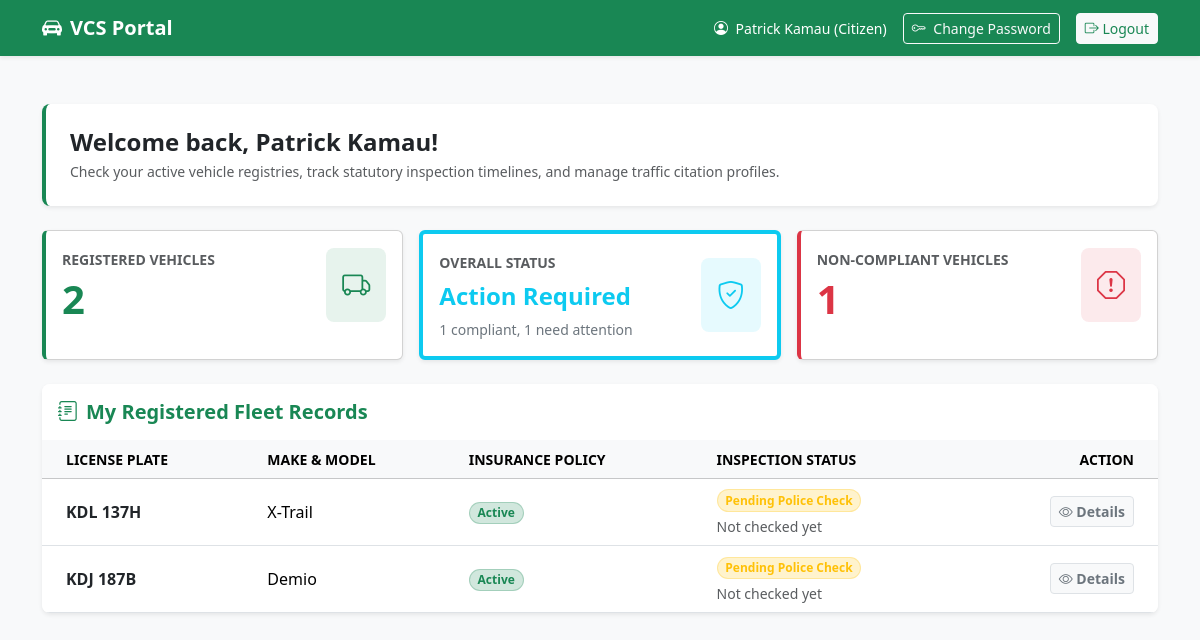
/views/citizen_portal.php (signed in), run on the app's committed database.
### tables this page shows
CREATE TABLE IF NOT EXISTS vehicles (
    vehicle_id INT AUTO_INCREMENT PRIMARY KEY,
    owner_id INT NOT NULL,
    plate_number VARCHAR(50) NOT NULL,
    make VARCHAR(100) NOT NULL,
    model VARCHAR(100) NOT NULL,
    year INT NOT NULL,
    inspection_status VARCHAR(30) NOT NULL DEFAULT 'Pending Police Check',
    inspection_checked_at DATETIME NULL,
    inspection_checked_by INT NULL,
    created_at TIMESTAMP DEFAULT CURRENT_TIMESTAMP,
    CONSTRAINT fk_vehicles_owner
        FOREIGN KEY (owner_id) REFERENCES users(user_id)
        ON DELETE CASCADE
    ,
    CONSTRAINT fk_vehicles_inspection_checked_by
        FOREIGN KEY (inspection_checked_by) REFERENCES users(user_id)
        ON DELETE SET NULL
);

### views/citizen_portal.php (the view, shortened to what this page needs)
<?php
require_once '../config/db.php';
$user_id = (int) $_SESSION['user_id'];
$user_name = $_SESSION['name'] ?? 'Citizen';
$changePasswordUrl = '/views/change_password.php';
$logoutUrl = '/backend/logout.php';
$vehicles = [];
$total_vehicles = 0;
$fully_compliant_vehicles = 0;
$non_compliant_vehicles = 0;
$overall_status_label = 'No Vehicles Found';
function inspectionBadgeClass($status)
{
    $normalized = strtolower(trim((string) $status));
    if ($normalized === 'pending police check') {
        return 'bg-warning-subtle text-warning border border-warning border-opacity-25';
    }
    return 'bg-secondary-subtle text-secondary border border-secondary border-opacity-25';
}
try {
    $stmt = $pdo->prepare(
        "SELECT v.*, checker.name AS inspection_checked_by_name
         FROM vehicles v
         LEFT JOIN users checker ON checker.user_id = v.inspection_checked_by
         WHERE v.owner_id = :user_id
         ORDER BY v.vehicle_id ASC"
    );
    $stmt->execute(['user_id' => $user_id]);
    $vehicles = $stmt->fetchAll();
    $total_vehicles = count($vehicles);
    $complianceStmt = $pdo->prepare(
        "SELECT
            SUM(
                CASE
                    WHEN c.insurance_status = 'Valid'
                     AND c.licence_status = 'Valid'
                     AND c.registration_status = 'Valid'
                    THEN 1
                    ELSE 0
                END
            ) AS fully_compliant_count,
            SUM(
                CASE
                    WHEN c.vehicle_id IS NULL
                      OR c.insurance_status <> 'Valid'
                      OR c.licence_status <> 'Valid'
                      OR c.registration_status <> 'Valid'
                    THEN 1
                    ELSE 0
                END
            ) AS non_compliant_count
        FROM vehicles v
        LEFT JOIN compliance_records c ON c.vehicle_id = v.vehicle_id
        WHERE v.owner_id = :user_id"
    );
    $complianceStmt->execute(['user_id' => $user_id]);
    $complianceSummary = $complianceStmt->fetch() ?: [];
    $fully_compliant_vehicles = (int) ($complianceSummary['fully_compliant_count'] ?? 0);
    $non_compliant_vehicles = (int) ($complianceSummary['non_compliant_count'] ?? 0);
    if ($total_vehicles === 0) {
        $overall_status_label = 'No Vehicles Found';
    } elseif ($non_compliant_vehicles > 0) {
        $overall_status_label = 'Action Required';
    } else {
        $overall_status_label = 'Fully Compliant';
    }
} catch (\PDOException $e) {
    $vehicles = [];
}
?>
<!DOCTYPE html>
<html lang="en">
<head>
    <link href="https://cdn.jsdelivr.net/npm/bootstrap@5.3.2/dist/css/bootstrap.min.css" rel="stylesheet">
    <link href="https://cdn.jsdelivr.net/npm/bootstrap-icons@1.11.1/font/bootstrap-icons.css" rel="stylesheet">
</head>
<body>
    <nav class="navbar navbar-expand-lg navbar-dark bg-success shadow-sm">
        <div class="container">
            <a class="navbar-brand text-white" href="#"><i class="bi bi-car-front-fill me-2"></i>VCS Portal</a>
            <div class="collapse navbar-collapse justify-content-end" id="navbarNav">
                <div class="d-flex align-items-center text-white gap-3">
                    <span class="small"><i class="bi bi-person-circle me-1"></i> <?php echo htmlspecialchars($user_name); ?> (Citizen)</span>
                    <a href="<?php echo htmlspecialchars($changePasswordUrl); ?>" class="btn btn-outline-light btn-sm">
                        <i class="bi bi-key me-1"></i> Change Password
                    </a>
                    <a href="<?php echo htmlspecialchars($logoutUrl); ?>" class="btn btn-light btn-sm text-success">
                        <i class="bi bi-box-arrow-right"></i> Logout
                    </a>
                </div>
            </div>
        </div>
    </nav>
    <div class="container my-5">
        <div class="row mb-4">
            <div class="col-12">
                <div class="p-4 bg-white shadow-sm rounded-3 border-start border-success border-4">
                    <h2 class="h4 text-dark fw-bold mb-1">Welcome back, <?php echo htmlspecialchars($user_name); ?>!</h2>
                    <p class="text-muted small mb-0">Check your active vehicle registries, track statutory inspection timelines, and manage traffic citation profiles.</p>
                </div>
            </div>
        </div>
        <div class="row g-3 mb-4">
            <div class="col-md-6 col-lg-4">
                <div class="card stat-card shadow-sm p-3 bg-white h-100">
                    <div class="d-flex align-items-center justify-content-between">
                        <div>
                            <span class="text-muted text-uppercase small fw-bold">Registered Vehicles</span>
                            <h3 class="display-6 fw-bold text-success mb-0 mt-1"><?php echo $total_vehicles; ?></h3>
                        </div>
                        <div class="bg-success bg-opacity-10 p-3 rounded-3 text-success fs-3">
                            <i class="bi bi-truck"></i>
                        </div>
                    </div>
                </div>
            </div>
            <div class="col-md-6 col-lg-4">
                <div class="card shadow-sm p-3 bg-white h-100 border-start border-4 border-info">
                    <div class="d-flex align-items-center justify-content-between">
                        <div>
                            <span class="text-muted text-uppercase small fw-bold">Overall Status</span>
                            <h3 class="h4 fw-bold text-info mb-0 mt-2">
                                <?php echo htmlspecialchars($overall_status_label); ?>
                            </h3>
                            <div class="small text-secondary mt-2">
                                <?php if ($total_vehicles > 0): ?>
                                    <?php echo $fully_compliant_vehicles; ?> compliant, <?php echo $non_compliant_vehicles; ?> need attention
                                <?php else: ?>
                                    No registered vehicles
                                <?php endif; ?>
                            </div>
                        </div>
                        <div class="bg-info bg-opacity-10 p-3 rounded-3 text-info fs-3">
                            <i class="bi bi-shield-check"></i>
                        </div>
                    </div>
                </div>
            </div>
            <div class="col-md-6 col-lg-4">
                <div class="card fine-card shadow-sm p-3 bg-white h-100">
                    <div class="d-flex align-items-center justify-content-between">
                        <div>
                            <span class="text-muted text-uppercase small fw-bold">Non-compliant Vehicles</span>
                            <h3 class="display-6 fw-bold text-danger mb-0 mt-1"><?php echo $non_compliant_vehicles; ?></h3>
                        </div>
                        <div class="bg-danger bg-opacity-10 p-3 rounded-3 text-danger fs-3">
                            <i class="bi bi-exclamation-octagon"></i>
                        </div>
                    </div>
                </div>
            </div>
        </div>
        <div class="row">
            <div class="col-12">
                <div class="card shadow-sm border-0 rounded-3 overflow-hidden">
                    <div class="card-header bg-white py-3 border-bottom border-light">
                        <h5 class="mb-0 fw-bold text-success"><i class="bi bi-journal-text me-2"></i>My Registered Fleet Records</h5>
                    </div>
                    <div class="card-body p-0">
                        <?php if ($total_vehicles > 0): ?>
                            <div class="table-responsive">
                                <table class="table table-hover align-middle mb-0 text-nowrap">
                                    <thead class="table-light text-secondary small text-uppercase">
                                        <tr>
                                            <th class="ps-4">License Plate</th>
                                            <th>Make & Model</th>
                                            <th>Insurance Policy</th>
                                            <th>Inspection Status</th>
                                            <th class="pe-4 text-end">Action</th>
                                        </tr>
                                    </thead>
                                    <tbody>
                                        <?php foreach ($vehicles as $vehicle): ?>
                                            <tr>
                                                <td class="ps-4 fw-bold text-dark"><?php echo htmlspecialchars($vehicle['plate_number']); ?></td>
                                                <td><?php echo htmlspecialchars($vehicle['model']); ?></td>
                                                <td>
                                                    <span class="badge bg-success-subtle text-success border border-success border-opacity-25 px-2.5 py-1.5 rounded-pill">
                                                        Active
                                                    </span>
                                                </td>
                                                <td>
                                                    <span class="badge <?php echo inspectionBadgeClass($vehicle['inspection_status'] ?? 'Pending Police Check'); ?> px-2.5 py-1.5 rounded-pill">
                                                        <?php echo htmlspecialchars($vehicle['inspection_status'] ?? 'Pending Police Check'); ?>
                                                    </span>
                                                    <div class="text-muted small mt-1">
                                                        <?php if (!empty($vehicle['inspection_checked_at'])): ?>
                                                            Checked on <?php echo htmlspecialchars($vehicle['inspection_checked_at']); ?>
                                                        <?php else: ?>
                                                            Not checked yet
                                                        <?php endif; ?>
                                                    </div>
                                                </td>
                                                <td class="pe-4 text-end">
                                                    <a
                                                        class="btn btn-light btn-sm border fw-semibold text-secondary"
                                                        href="/views/citizen_vehicle_details.php?vehicle_id=<?php echo urlencode((string) $vehicle['vehicle_id']); ?>"
                                                    >
                                                        <i class="bi bi-eye"></i> Details
                                                    </a>
                                                </td>
                                            </tr>
                                        <?php endforeach; ?>
                                    </tbody>
                                </table>
                            </div>
                        <?php endif; ?>
                    </div>
                </div>
            </div>
        </div>
    </div>
</body>
</html>

### views/citizen_portal.php (style rules this page uses)
body { background-color: #f8f9fa; }
.navbar-brand { font-weight: 700; }
.stat-card { border-left: 4px solid #198754; }
.fine-card { border-left: 4px solid #dc3545; }

### data on the page
vehicles: plate_number "KDL 137H", model "X-Trail", inspection_status "Pending Police Check", shows "Not checked yet"
vehicles: plate_number "KDJ 187B", model "Demio", inspection_status "Pending Police Check", shows "Not checked yet"

### other printed values
$user_name "Patrick Kamau"
$total_vehicles "2"
$overall_status_label "Action Required"
$fully_compliant_vehicles "1"
$non_compliant_vehicles "1"
